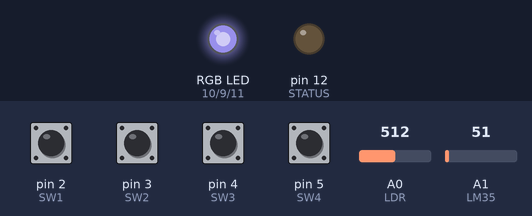
Bench run of a sketch on a simulated Arduino Uno, built with avr-gcc and run on an emulated ATmega328P. On the bench: an RGB LED mixed from three pins (HIGH = lit), output pins drawn as LEDs (lit = HIGH). The inputs (shaded band) are chosen by the test bench; at power-on: pin 2 (SW1), pin 3 (SW2), pin 4 (SW3), pin 5 (SW4) HIGH, A1 (LM35) = 51, A0 (LDR) = 512. Dim RGB values are drawn brighter than linear; random numbers use the default seed unless the sketch sets one; what the sketch prints to the serial monitor is not drawn.

Above: at 31.4 s.
31.5 s: A1 (LM35) set to 15
At 33.8 s:
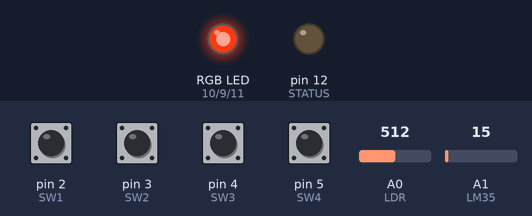
49.6 s: A1 (LM35) set to 30
At 52.4 s:
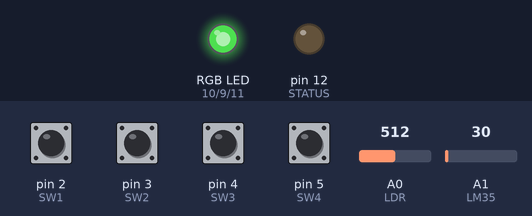
Timing chart, 0 to 106.7 s (numbered marks = the images above; inputs shaded):
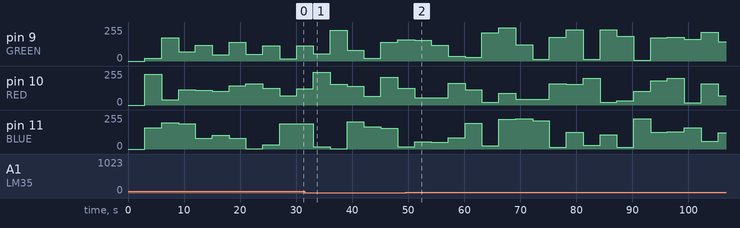

The sketch:

Switch_Slave__21.ino
```cpp
#include <elapsedMillis.h>

#include <OneButton.h>

#include <Wire.h>


#define SLAVEADDRESS 21 // change the switch slave adress here

#define SW1 2
#define SW2 3
#define SW3 4
#define SW4 5
#define LDR A0
#define LM35 A1
#define STATUS 12
#define RED 10
#define GREEN 9
#define BLUE 11

OneButton Button1(SW1,false);
OneButton Button2(SW2,false);
OneButton Button3(SW3,false);
OneButton Button4(SW4,false);

elapsedMillis timeElapsed;
elapsedMillis sensedelay;


int checkbutton(int x);
byte t_read[4]={0,0,0,0} ;
byte s_read[6]={0,0,0,0,0};

int RGB[3];
bool act_RGB=0;
int iR,iG,iB;
void sense();
 void fade();

void doubleclick1();
void doubleclick2();
void doubleclick3();
void doubleclick4();


void setup() {

Serial.begin(9600);
pinMode(STATUS,OUTPUT);
pinMode(RED,OUTPUT);
pinMode(GREEN,OUTPUT);
pinMode(BLUE,OUTPUT);

 pinMode(SW1,INPUT);
 pinMode(SW2,INPUT);
 pinMode(SW3,INPUT);
 pinMode(SW4,INPUT);

 pinMode(LDR,INPUT);
  pinMode(LM35,INPUT);

  Wire.begin(SLAVEADDRESS);                // join i2c bus with address #21
  Wire.onRequest(transmit); // register event

}

void applyRGB();
void receiveEvent(int bytes) {
  int i=0;
  while (Wire.available()) { // slave may send less than requested
     digitalWrite(STATUS,HIGH);
     RGB[i]=Wire.read(); //// receive a byte as character
    Serial.println(RGB[i]);         // print the character
  i++;
   digitalWrite(STATUS,LOW);
act_RGB=1;
}
}

void loop() {
Serial.print(s_read[0]);
Serial.print("    ");
 Serial.println(s_read[5]);
 digitalWrite(13,1);
 Wire.onReceive(receiveEvent);
 sense();
 if(act_RGB==0&&(timeElapsed > 3000))
 fade();
applyRGB();
 digitalWrite(13,0);

}

// function that executes whenever data is requested by master
// this function is registered as an event, see setup()
void transmit() {
digitalWrite(STATUS,HIGH);
  Wire.write(s_read,6);
  //Resetting
  s_read[1]=0;
  s_read[2]=0;
  s_read[3]=0;
  s_read[4]=0;
digitalWrite(STATUS,LOW);
}

void sense()
{

  if(sensedelay>500)
  {
  s_read[0]=map(analogRead(LDR),0,1000,0,255); //map,0,1023 ,0,255
 s_read[5]=(analogRead(LM35)* 0.48828125);
 sensedelay=0;
  }
  Button1.tick();
  Button2.tick();
  Button3.tick();
  Button4.tick();

    Button1.attachDoubleClick(doubleclick1);
    Button2.attachDoubleClick(doubleclick2);
    Button3.attachDoubleClick(doubleclick3);
    Button4.attachDoubleClick(doubleclick4);


}

void doubleclick1()
{
  s_read[1]=1;
}

void doubleclick2()
{
  s_read[2]=1;
}

void doubleclick3()
{
  s_read[3]=1;
}

void doubleclick4()
{
  s_read[4]=1;
}
```

DECLARE_HERE.ino
```cpp
void applyRGB()
{
analogWrite(RED, RGB[0]);
analogWrite(GREEN, RGB[1]);
analogWrite(BLUE, RGB[2]);
//Serial.print (RGB[0] +"  ");
}
```

fade.ino
```cpp
void fade()
{
  /*int k=5;;
  if(iB<256);
  iB=iB+k;

    if(iB==255);
   k=-5;
    if(iB==0);
   k=0;*/
  RGB[0]=random(0, 255);
  RGB[1]=random(0, 255);
RGB[2]=random(0, 255);

  timeElapsed=0;
  }
```
